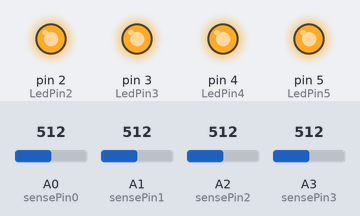
Bench run of a sketch on a simulated Arduino Uno, built with avr-gcc and run on an emulated ATmega328P. On the bench: output pins drawn as LEDs (lit = HIGH). Inputs (shaded band) come from the test bench; at power-on: A0 (sensePin0) = 512, A1 (sensePin1) = 512, A2 (sensePin2) = 512, A3 (sensePin3) = 512.

Above: at 0.1 s.
Timing chart, 0 to 1.6 s (numbered marks = the images above):
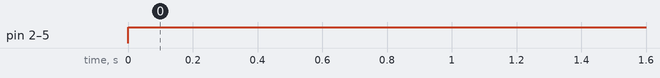

Measured:
- by itself, pin 2 (LedPin2), pin 3 (LedPin3), pin 4 (LedPin4), pin 5 (LedPin5): LOW → HIGH at 0.00 s

The sketch:

main.ino
```cpp
#include <SoftwareSerial.h>


SoftwareSerial ESPport(1, 0);   // RX, TX

int sensePin0 = 0;
int sensePin1 = 1;
int sensePin2 = 2;
int sensePin3 = 3;

int LedPin2 = 2;
int LedPin3 = 3;
int LedPin4 = 4;
int LedPin5 = 5;

void setup(){

    Serial.begin(9600);
    pinMode(2, OUTPUT);
    pinMode(3, OUTPUT);
    pinMode(4, OUTPUT);
    pinMode(5, OUTPUT);
}
void loop(){

    int val1 = analogRead(sensePin0);
    int val2 = analogRead(sensePin1);
    int val3 = analogRead(sensePin2);
    int val4 = analogRead(sensePin3);

    if(val1 > 0)
        digitalWrite(LedPin2, HIGH);
    else
        digitalWrite(LedPin2, LOW);

    if(val2 > 0)
        digitalWrite(LedPin3, HIGH);
    else
        digitalWrite(LedPin3, LOW);

    if(val3 > 0)
        digitalWrite(LedPin4, HIGH);
    else
        digitalWrite(LedPin4, LOW);

    if(val4 > 0)
        digitalWrite(LedPin5, HIGH);
    else
        digitalWrite(LedPin5, LOW);

    delay(5000);

}
```
